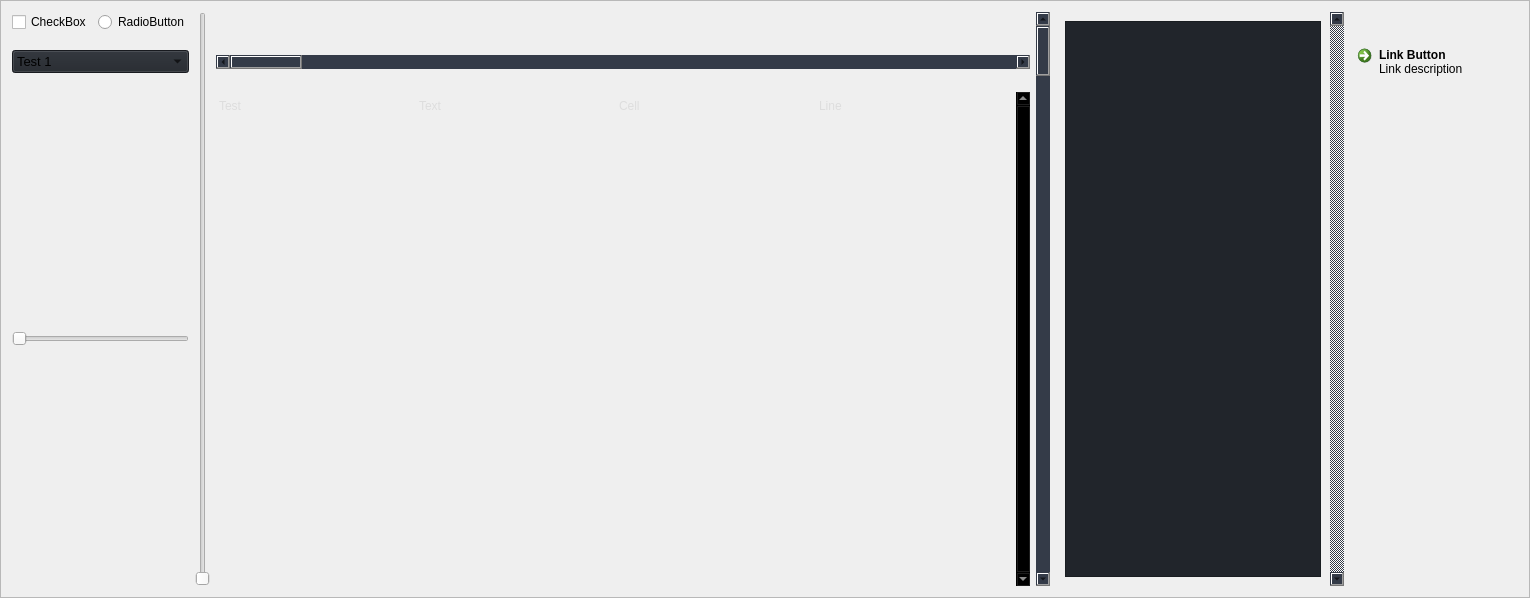
                        <widget class="QFrame" name="row_2">
                         <property name="minimumSize">
                          <size>
                           <width>0</width>
                           <height>150</height>
                          </size>
                         </property>
                         <property name="frameShape">
                          <enum>QFrame::StyledPanel</enum>
                         </property>
                         <property name="frameShadow">
                          <enum>QFrame::Raised</enum>
                         </property>
                         <layout class="QVBoxLayout" name="verticalLayout_19">
                          <item>
                           <layout class="QGridLayout" name="gridLayout_2">
                            <item row="0" column="4" rowspan="3">
                             <widget class="QScrollBar" name="verticalScrollBar">
                              <property name="styleSheet">
                               <string notr="true"> QScrollBar:vertical { background: rgb(52, 59, 72); }
 QScrollBar:horizontal { background: rgb(52, 59, 72); }</string>
                              </property>
                              <property name="orientation">
                               <enum>Qt::Vertical</enum>
                              </property>
                             </widget>
                            </item>
                            <item row="1" column="6">
                             <widget class="QCommandLinkButton" name="commandLinkButton">
                              <property name="cursor">
                               <cursorShape>PointingHandCursor</cursorShape>
                              </property>
                              <property name="styleSheet">
                               <string notr="true"/>
                              </property>
                              <property name="text">
                               <string>Link Button</string>
                              </property>
                              <property name="icon">
                               <iconset resource="resources.qrc">
                                <normaloff>:/icons/images/icons/cil-link.png</normaloff>:/icons/images/icons/cil-link.png</iconset>
                              </property>
                              <property name="description">
                               <string>Link description</string>
                              </property>
                             </widget>
                            </item>
                            <item row="0" column="2" rowspan="3">
                             <widget class="QSlider" name="verticalSlider">
                              <property name="styleSheet">
                               <string notr="true"/>
                              </property>
                              <property name="orientation">
                               <enum>Qt::Vertical</enum>
                              </property>
                             </widget>
                            </item>
                            <item row="1" column="3">
                             <widget class="QScrollBar" name="horizontalScrollBar">
                              <property name="sizePolicy">
                               <sizepolicy hsizetype="Expanding" vsizetype="Fixed">
                                <horstretch>0</horstretch>
                                <verstretch>0</verstretch>
                               </sizepolicy>
                              </property>
                              <property name="styleSheet">
                               <string notr="true"> QScrollBar:vertical { background: rgb(52, 59, 72); }
 QScrollBar:horizontal { background: rgb(52, 59, 72); }</string>
                              </property>
                              <property name="orientation">
                               <enum>Qt::Horizontal</enum>
                              </property>
                             </widget>
                            </item>
                            <item row="2" column="0" colspan="2">
                             <widget class="QSlider" name="horizontalSlider">
                              <property name="styleSheet">
                               <string notr="true"/>
                              </property>
                              <property name="orientation">
                               <enum>Qt::Horizontal</enum>
                              </property>
                             </widget>
                            </item>
                            <item row="2" column="3">
                             <widget class="QTableWidget" name="tableWidget">
                              <property name="sizePolicy">
                               <sizepolicy hsizetype="Expanding" vsizetype="Expanding">
                                <horstretch>0</horstretch>
                                <verstretch>0</verstretch>
                               </sizepolicy>
                              </property>
                              <property name="palette">
                               <palette>
                                <active>
                                 <colorrole role="WindowText">
                                  <brush brushstyle="SolidPattern">
                                   <color alpha="255">
                                    <red>221</red>
                                    <green>221</green>
                                    <blue>221</blue>
                                   </color>
                                  </brush>
                                 </colorrole>
                                 <colorrole role="Button">
                                  <brush brushstyle="SolidPattern">
                                   <color alpha="0">
                                    <red>0</red>
                                    <green>0</green>
                                    <blue>0</blue>
                                   </color>
                                  </brush>
                                 </colorrole>
                                 <colorrole role="Text">
                                  <brush brushstyle="SolidPattern">
                                   <color alpha="255">
                                    <red>221</red>
                                    <green>221</green>
                                    <blue>221</blue>
                                   </color>
                                  </brush>
                                 </colorrole>
                                 <colorrole role="ButtonText">
                                  <brush brushstyle="SolidPattern">
                                   <color alpha="255">
                                    <red>221</red>
                                    <green>221</green>
                                    <blue>221</blue>
                                   </color>
                                  </brush>
                                 </colorrole>
                                 <colorrole role="Base">
                                  <brush brushstyle="NoBrush">
                                   <color alpha="255">
                                    <red>0</red>
                                    <green>0</green>
                                    <blue>0</blue>
                                   </color>
                                  </brush>
                                 </colorrole>
                                 <colorrole role="Window">
                                  <brush brushstyle="SolidPattern">
                                   <color alpha="0">
                                    <red>0</red>
                                    <green>0</green>
                                    <blue>0</blue>
                                   </color>
                                  </brush>
                                 </colorrole>
                                 <colorrole role="PlaceholderText">
                                  <brush brushstyle="SolidPattern">
                                   <color alpha="255">
                                    <red>221</red>
                                    <green>221</green>
                                    <blue>221</blue>
                                   </color>
                                  </brush>
                                 </colorrole>
                                </active>
                                <inactive>
                                 <colorrole role="WindowText">
                                  <brush brushstyle="SolidPattern">
                                   <color alpha="255">
                                    <red>221</red>
                                    <green>221</green>
                                    <blue>221</blue>
                                   </color>
                                  </brush>
                                 </colorrole>
                                 <colorrole role="Button">
                                  <brush brushstyle="SolidPattern">
                                   <color alpha="0">
                                    <red>0</red>
                                    <green>0</green>
                                    <blue>0</blue>
                                   </color>
                                  </brush>
                                 </colorrole>
                                 <colorrole role="Text">
                                  <brush brushstyle="SolidPattern">
                                   <color alpha="255">
                                    <red>221</red>
                                    <green>221</green>
                                    <blue>221</blue>
                                   </color>
                                  </brush>
                                 </colorrole>
                                 <colorrole role="ButtonText">
                                  <brush brushstyle="SolidPattern">
                                   <color alpha="255">
                                    <red>221</red>
                                    <green>221</green>
                                    <blue>221</blue>
                                   </color>
                                  </brush>
                                 </colorrole>
                                 <colorrole role="Base">
                                  <brush brushstyle="NoBrush">
                                   <color alpha="255">
                                    <red>0</red>
                                    <green>0</green>
                                    <blue>0</blue>
                                   </color>
                                  </brush>
                                 </colorrole>
                                 <colorrole role="Window">
                                  <brush brushstyle="SolidPattern">
                                   <color alpha="0">
                                    <red>0</red>
                                    <green>0</green>
                                    <blue>0</blue>
                                   </color>
                                  </brush>
                                 </colorrole>
                                 <colorrole role="PlaceholderText">
                                  <brush brushstyle="SolidPattern">
                                   <color alpha="255">
                                    <red>221</red>
                                    <green>221</green>
                                    <blue>221</blue>
                                   </color>
                                  </brush>
                                 </colorrole>
                                </inactive>
                                <disabled>
                                 <colorrole role="WindowText">
                                  <brush brushstyle="SolidPattern">
                                   <color alpha="255">
                                    <red>221</red>
                                    <green>221</green>
                                    <blue>221</blue>
                                   </color>
                                  </brush>
                                 </colorrole>
                                 <colorrole role="Button">
                                  <brush brushstyle="SolidPattern">
                                   <color alpha="0">
                                    <red>0</red>
                                    <green>0</green>
                                    <blue>0</blue>
                                   </color>
                                  </brush>
                                 </colorrole>
                                 <colorrole role="Text">
                                  <brush brushstyle="SolidPattern">
                                   <color alpha="255">
                                    <red>221</red>
                                    <green>221</green>
                                    <blue>221</blue>
                                   </color>
                                  </brush>
                                 </colorrole>
                                 <colorrole role="ButtonText">
                                  <brush brushstyle="SolidPattern">
                                   <color alpha="255">
                                    <red>221</red>
                                    <green>221</green>
                                    <blue>221</blue>
                                   </color>
                                  </brush>
                                 </colorrole>
                                 <colorrole role="Base">
                                  <brush brushstyle="NoBrush">
                                   <color alpha="255">
                                    <red>0</red>
                                    <green>0</green>
                                    <blue>0</blue>
                                   </color>
                                  </brush>
                                 </colorrole>
                                 <colorrole role="Window">
                                  <brush brushstyle="SolidPattern">
                                   <color alpha="0">
                                    <red>0</red>
                                    <green>0</green>
                                    <blue>0</blue>
                                   </color>
                                  </brush>
                                 </colorrole>
                                 <colorrole role="PlaceholderText">
                                  <brush brushstyle="SolidPattern">
                                   <color alpha="255">
                                    <red>221</red>
                                    <green>221</green>
                                    <blue>221</blue>
                                   </color>
                                  </brush>
                                 </colorrole>
                                </disabled>
                               </palette>
                              </property>
                              <property name="frameShape">
                               <enum>QFrame::NoFrame</enum>
                              </property>
                              <property name="verticalScrollBarPolicy">
                               <enum>Qt::ScrollBarAlwaysOn</enum>
                              </property>
                              <property name="sizeAdjustPolicy">
                               <enum>QAbstractScrollArea::AdjustToContents</enum>
                              </property>
                              <property name="editTriggers">
                               <set>QAbstractItemView::NoEditTriggers</set>
                              </property>
                              <property name="selectionMode">
                               <enum>QAbstractItemView::SingleSelection</enum>
                              </property>
                              <property name="selectionBehavior">
                               <enum>QAbstractItemView::SelectRows</enum>
                              </property>
                              <property name="showGrid">
                               <bool>true</bool>
                              </property>
                              <property name="gridStyle">
                               <enum>Qt::SolidLine</enum>
                              </property>
                              <property name="sortingEnabled">
                               <bool>false</bool>
                              </property>
                              <attribute name="horizontalHeaderVisible">
                               <bool>false</bool>
                              </attribute>
                              <attribute name="horizontalHeaderCascadingSectionResizes">
                               <bool>true</bool>
                              </attribute>
                              <attribute name="horizontalHeaderDefaultSectionSize">
                               <number>200</number>
                              </attribute>
                              <attribute name="horizontalHeaderStretchLastSection">
                               <bool>true</bool>
                              </attribute>
                              <attribute name="verticalHeaderVisible">
                               <bool>false</bool>
                              </attribute>
                              <attribute name="verticalHeaderCascadingSectionResizes">
                               <bool>false</bool>
                              </attribute>
                              <attribute name="verticalHeaderHighlightSections">
                               <bool>false</bool>
                              </attribute>
                              <attribute name="verticalHeaderStretchLastSection">
                               <bool>true</bool>
                              </attribute>
                              <row>
                               <property name="text">
                                <string>New Row</string>
                               </property>
                               <property name="font">
                                <font>
                                 <family>Segoe UI</family>
                                </font>
                               </property>
                              </row>
                              <row>
                               <property name="text">
                                <string>New Row</string>
                               </property>
                              </row>
                              <row>
                               <property name="text">
                                <string>New Row</string>
                               </property>
                              </row>
                              <row>
                               <property name="text">
                                <string>New Row</string>
                               </property>
                              </row>
                              <row>
                               <property name="text">
                                <string>New Row</string>
                               </property>
                              </row>
                              <row>
                               <property name="text">
                                <string>New Row</string>
                               </property>
                              </row>
                              <row>
                               <property name="text">
                                <string>New Row</string>
                               </property>
                              </row>
                              <row>
                               <property name="text">
                                <string>New Row</string>
                               </property>
                              </row>
                              <row>
                               <property name="text">
                                <string>New Row</string>
                               </property>
                              </row>
                              <row>
                               <property name="text">
                                <string>New Row</string>
                               </property>
                              </row>
                              <row>
                               <property name="text">
                                <string>New Row</string>
                               </property>
                              </row>
                              <row>
                               <property name="text">
                                <string>New Row</string>
                               </property>
                              </row>
                              <row>
                               <property name="text">
                                <string>New Row</string>
                               </property>
                              </row>
                              <row>
                               <property name="text">
                                <string>New Row</string>
                               </property>
                              </row>
                              <row>
                               <property name="text">
                                <string>New Row</string>
                               </property>
                              </row>
                              <row>
                               <property name="text">
                                <string>New Row</string>
                               </property>
                              </row>
                              <column>
                               <property name="text">
                                <string>0</string>
                               </property>
                              </column>
                              <column>
                               <property name="text">
                                <string>1</string>
                               </property>
                              </column>
                              <column>
                               <property name="text">
                                <string>2</string>
                               </property>
                              </column>
                              <column>
                               <property name="text">
                                <string>3</string>
                               </property>
                              </column>
                              <item row="0" column="0">
                               <property name="text">
                                <string>Test</string>
                               </property>
                              </item>
                              <item row="0" column="1">
                               <property name="text">
                                <string>Text</string>
                               </property>
                              </item>
                              <item row="0" column="2">
                               <property name="text">
                                <string>Cell</string>
                               </property>
                              </item>
                              <item row="0" column="3">
                               <property name="text">
                                <string>Line</string>
                               </property>
                              </item>
                             </widget>
                            </item>
                            <item row="0" column="5" rowspan="3">
                             <widget class="QScrollArea" name="scrollArea">
                              <property name="styleSheet">
                               <string notr="true"> QScrollBar:vertical {
    background: rgb(52, 59, 72);
 }
 QScrollBar:horizontal {
    background: rgb(52, 59, 72);
 }</string>
                              </property>
                              <property name="frameShape">
                               <enum>QFrame::NoFrame</enum>
                              </property>
                              <property name="verticalScrollBarPolicy">
                               <enum>Qt::ScrollBarAlwaysOn</enum>
                              </property>
                              <property name="horizontalScrollBarPolicy">
                               <enum>Qt::ScrollBarAsNeeded</enum>
                              </property>
                              <property name="widgetResizable">
                               <bool>true</bool>
                              </property>
                              <widget class="QWidget" name="scrollAreaWidgetContents">
                               <property name="geometry">
                                <rect>
                                 <x>0</x>
                                 <y>0</y>
                                 <width>218</width>
                                 <height>218</height>
                                </rect>
                               </property>
                               <property name="styleSheet">
                                <string notr="true"> QScrollBar:vertical {
	border: none;
    background: rgb(52, 59, 72);
    width: 14px;
    margin: 21px 0 21px 0;
	border-radius: 0px;
 }</string>
                               </property>
                               <layout class="QHBoxLayout" name="horizontalLayout_11">
                                <item>
                                 <widget class="QPlainTextEdit" name="plainTextEdit">
                                  <property name="minimumSize">
                                   <size>
                                    <width>200</width>
                                    <height>200</height>
                                   </size>
                                  </property>
                                  <property name="styleSheet">
                                   <string notr="true">background-color: rgb(33, 37, 43);</string>
                                  </property>
                                 </widget>
                                </item>
                               </layout>
                              </widget>
                             </widget>
                            </item>
                            <item row="1" column="0" colspan="2">
                             <widget class="QComboBox" name="comboBox">
                              <property name="font">
                               <font>
                                <family>Segoe UI</family>
                                <pointsize>10</pointsize>
                                <italic>false</italic>
                                <bold>false</bold>
                               </font>
                              </property>
                              <property name="autoFillBackground">
                               <bool>false</bool>
                              </property>
                              <property name="styleSheet">
                               <string notr="true">background-color: rgb(33, 37, 43);</string>
                              </property>
                              <property name="iconSize">
                               <size>
                                <width>16</width>
                                <height>16</height>
                               </size>
                              </property>
                              <property name="frame">
                               <bool>true</bool>
                              </property>
                              <item>
                               <property name="text">
                                <string>Test 1</string>
                               </property>
                              </item>
                              <item>
                               <property name="text">
                                <string>Test 2</string>
                               </property>
                              </item>
                              <item>
                               <property name="text">
                                <string>Test 3</string>
                               </property>
                              </item>
                             </widget>
                            </item>
                            <item row="0" column="0">
                             <widget class="QCheckBox" name="checkBox">
                              <property name="autoFillBackground">
                               <bool>false</bool>
                              </property>
                              <property name="styleSheet">
                               <string notr="true"/>
                              </property>
                              <property name="text">
                               <string>CheckBox</string>
                              </property>
                             </widget>
                            </item>
                            <item row="0" column="1">
                             <widget class="QRadioButton" name="radioButton">
                              <property name="styleSheet">
                               <string notr="true"/>
                              </property>
                              <property name="text">
                               <string>RadioButton</string>
                              </property>
                             </widget>
                            </item>
                           </layout>
                          </item>
                         </layout>
                        </widget>
